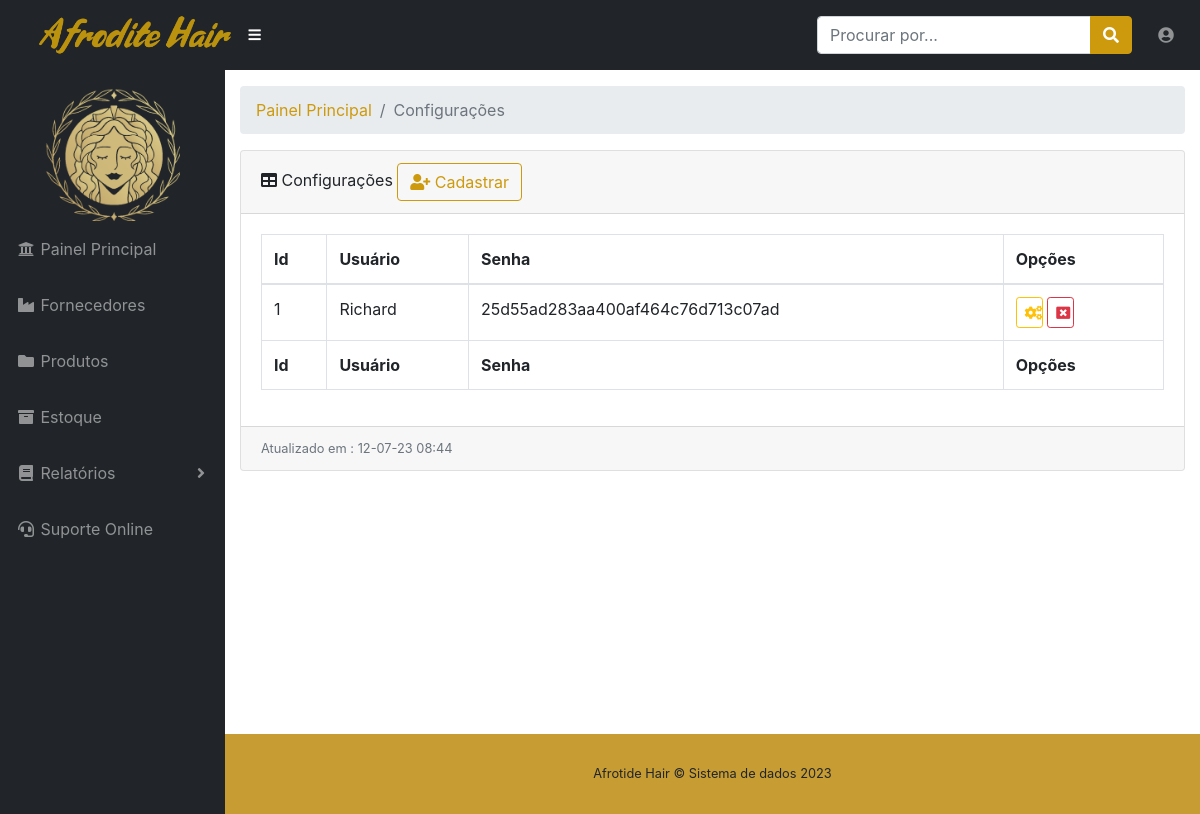
The app's page /view/lista_clientes.php (signed in) with its own data.
### tables this page shows
CREATE TABLE `usuarios` (
  `id` int(11) NOT NULL,
  `usuario` varchar(80) DEFAULT NULL,
  `senha` varchar(80) DEFAULT NULL
);

### view/lista_clientes.php (shortened to what this page needs)
<?php
require "../dao/conexao.php";
$sql_lista_cliente = "SELECT * FROM usuarios";
$result_lista_cliente = mysqli_query($conexao, $sql_lista_cliente);
?>
<!DOCTYPE html>
<html lang="en">
<head>
  <link href="../vendor/fontawesome-free/css/all.min.css" rel="stylesheet" type="text/css">
  <link href="../vendor/datatables/dataTables.bootstrap4.css" rel="stylesheet">
  <link href="../css/sb-admin.css" rel="stylesheet">
</head>
<body id="page-top">
  <?php
  include_once "nav.php";
  ?>
  <div id="wrapper">
    <?php
    include_once "menu.php";
    ?>
    <div id="content-wrapper">
      <div class="container-fluid">
        <ol class="breadcrumb">
          <li class="breadcrumb-item">
            <a href="painel.php">Painel Principal</a>
          </li>
          <li class="breadcrumb-item active">Configurações</li>
        </ol>
          <div class="card mb-3">
          <div class="card-header">
            <i class="fas fa-table"></i>
            Configurações
            <button style="" type="button" data-toggle="modal" data-target="#modal_cadastrar_fornecedor" class="btn btn-outline-primary fixed-right"> <i class="fa fa-user-plus" aria-hidden="true"></i> Cadastrar</button>
            </div>
          <div class="card-body">
            <div class="table-responsive">
              <table class="table table-bordered" id="dataTable" width="100%" cellspacing="0">
                <thead>
                  <tr>
                    <th>Id</th>
                    <th>Usuário</th>
                    <th>Senha</th>
                    <th>Opções</th>
                  </tr>
                </thead>
                <tfoot>
                  <tr>
                    <th>Id</th>
                    <th>Usuário</th>
                    <th>Senha</th>
                    <th>Opções</th>
                  </tr>
                </tfoot>
                <tbody>
                  <?php while ($dados_lista_cliente = mysqli_fetch_array($result_lista_cliente)) {
                  echo "<tr>";
                  echo "<td> " . $dados_lista_cliente['id'] . "</td>";
                  echo "<td> " . $dados_lista_cliente['usuario'] . "</td>";
                  echo "<td> " . $dados_lista_cliente['senha'] . "</td>";
                  echo "<td> " . "<a href='select_alterar_cliente.php?id=".$dados_lista_cliente['id']."' type='button' class='btn btn-outline-warning btn-sm 'data-toggle='tooltip' data-placement='top' title='Alterar' style='width:20%;'><i class='fa fa-cogs' aria-hidden='true'></i></a>"." "."<a href='' type='button' class='btn btn-outline-danger btn-sm' data-toggle='tooltip' data-placement='top' title='Excluir' style='width:20%;'><i class='fa fa-window-close' aria-hidden='true'></i></a>"."</td>";
                  echo "</tr>";
                  }
                  ?>
                </tbody>
              </table>
            </div>
          </div>
          <div class="card-footer small text-muted"> Atualizado em :
            <?php date_default_timezone_set('America/Sao_Paulo');
            $date = date('d-m-y H:i');
            echo $date; ?>
          </div>
        </div>
      </div>
    </div>
    <footer class="sticky-footer">
      <div class="container my-auto">
        <div class="copyright text-center my-auto">
        <span>Afrotide Hair © Sistema de dados 2023</span>
        </div>
      </div>
    </footer>
  </div>
</body>
</html>

### records on screen
usuarios: id "1", usuario "Richard", senha "25d55ad283aa400af464c76d713c07ad"
